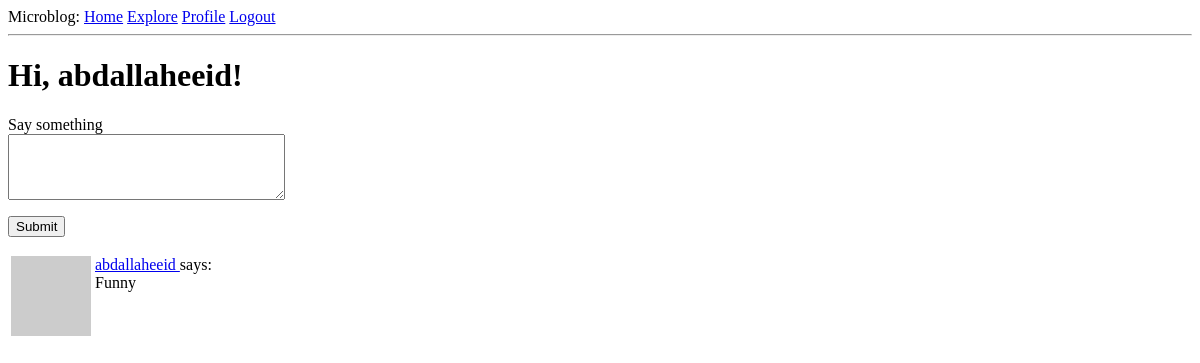
The page /index (signed in) on the database as committed earlier.
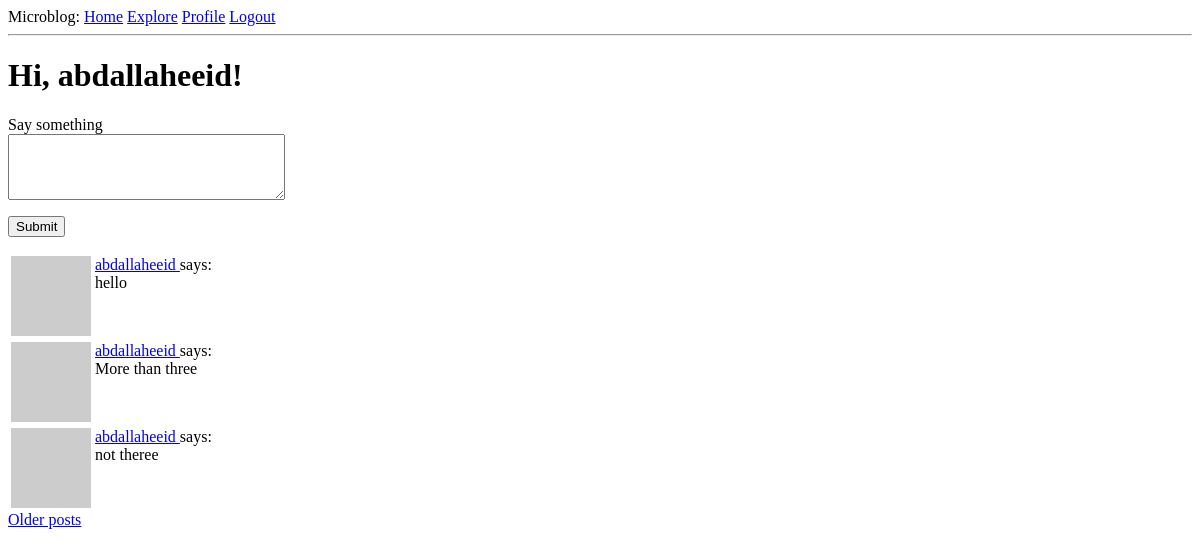
The same page on the database as committed later.
### app/models.py (models this page shows, shortened)
class Post(db.Model):
    id: so.Mapped[int] = so.mapped_column(primary_key=True)
    body: so.Mapped[str] = so.mapped_column(sa.String(140))
    timestamp: so.Mapped[datetime] = so.mapped_column(
        index=True, default=lambda: datetime.now(timezone.utc))
    user_id: so.Mapped[int] = so.mapped_column(sa.ForeignKey(User.id),
                                               index=True)
    author: so.Mapped[User] = so.relationship(back_populates='posts')

class User(UserMixin, db.Model):
    id: so.Mapped[int] = so.mapped_column(primary_key=True)
    username: so.Mapped[str] = so.mapped_column(sa.String(64), index=True, unique=True)
    email: so.Mapped[str] = so.mapped_column(sa.String(120), index=True, unique=True)
    password_hash: so.Mapped[Optional[str]] = so.mapped_column(sa.String(256))
    posts: so.WriteOnlyMapped['Post'] = so.relationship(
        back_populates='author')
    about_me: so.Mapped[Optional[str]] = so.mapped_column(sa.String(140))
    last_seen: so.Mapped[Optional[datetime]] = so.mapped_column(
        default=lambda: datetime.now(timezone.utc))
    following: so.WriteOnlyMapped['User'] = so.relationship(
        secondary=followers, primaryjoin=(followers.c.follower_id == id),
        secondaryjoin=(followers.c.followed_id == id),
        back_populates='followers')
    followers: so.WriteOnlyMapped['User'] = so.relationship(
        secondary=followers, primaryjoin=(followers.c.followed_id == id),
        secondaryjoin=(followers.c.follower_id == id),
        back_populates='following')
    def avatar(self, size):
        digest = md5(self.email.lower().encode('utf-8')).hexdigest()
        return f'https://www.gravatar.com/avatar/{digest}?d=identicon&s={size}'
    def following_posts(self):
        Author = so.aliased(User)
        Follower = so.aliased(User)
        return (
            sa.select(Post)
            .join(Post.author.of_type(Author))
            .join(Author.followers.of_type(Follower), isouter=True)
            .where(sa.or_(
                Follower.id == self.id,
                Author.id == self.id,
            ))
            .group_by(Post)
            .order_by(Post.timestamp.desc())
        )

### app/routes.py (the view)
@app.route('/', methods=['GET', 'POST'])
@app.route('/index', methods=['GET', 'POST'])
@login_required
def index():
    form = PostForm()
    if form.validate_on_submit():
        post = Post(body=form.post.data, author=current_user)
        db.session.add(post)
        db.session.commit()
        flash('Your post is now live!')
        return redirect(url_for('index'))
    page = request.args.get('page', 1, type=int)
    posts = db.paginate(current_user.following_posts(), page=page,
                        per_page=app.config['POSTS_PER_PAGE'], error_out=False)
    next_url = url_for('index', page=posts.next_num) \
        if posts.has_next else None
    prev_url = url_for('index', page=posts.prev_num) \
        if posts.has_prev else None
    return render_template('index.html', title='Home', form=form,
                           posts=posts.items, next_url=next_url,
                           prev_url=prev_url)

### app/forms.py
class PostForm(FlaskForm):
    post = TextAreaField('Say something', validators=[
        DataRequired(), Length(min=1, max=140)])
    submit = SubmitField('Submit')

### app/models.py (called while the page is built)
@login.user_loader
def load_user(id):
    return db.session.get(User, int(id))

### app/routes.py (called while the page is built)
@app.before_request
def before_request():
    if current_user.is_authenticated:
        current_user.last_seen = datetime.now(timezone.utc)
        db.session.commit()

### app/templates/index.html (shortened to what this page needs)
{% extends "base.html" %} {% block content %}
<h1>Hi, {{ current_user.username }}!</h1>
{% if form %}
<form action="" method="post">
  <p>
    {{ form.post.label }}<br />
    {{ form.post(cols=32, rows=4) }}<br />
  </p>
  <p>{{ form.submit() }}</p>
</form>
{% endif %} {% for post in posts %} {% include '_post.html' %} {% endfor %}  {% if next_url %}
<a href="{{ next_url }}">Older posts</a>
{% endif %} {% endblock %}

### app/templates/_post.html
<table>
  <tr valign="top">
    <td><img src="{{ post.author.avatar(36) }}" /></td>
    <td>
      <a href="{{ url_for('user', username=post.author.username) }}">
        {{ post.author.username }}
      </a>
      says:<br />{{ post.body }}
    </td>
  </tr>
</table>

Rows that differ between the two databases and show on the page:
no longer on this page (row unchanged): Post: author.username "abdallaheeid", body "Funny"
added Post: author.username "abdallaheeid", body "hello"
added Post: author.username "abdallaheeid", body "More than three"
added Post: author.username "abdallaheeid", body "not theree"
Other text that changed with them:
text now shown: "Older posts"
